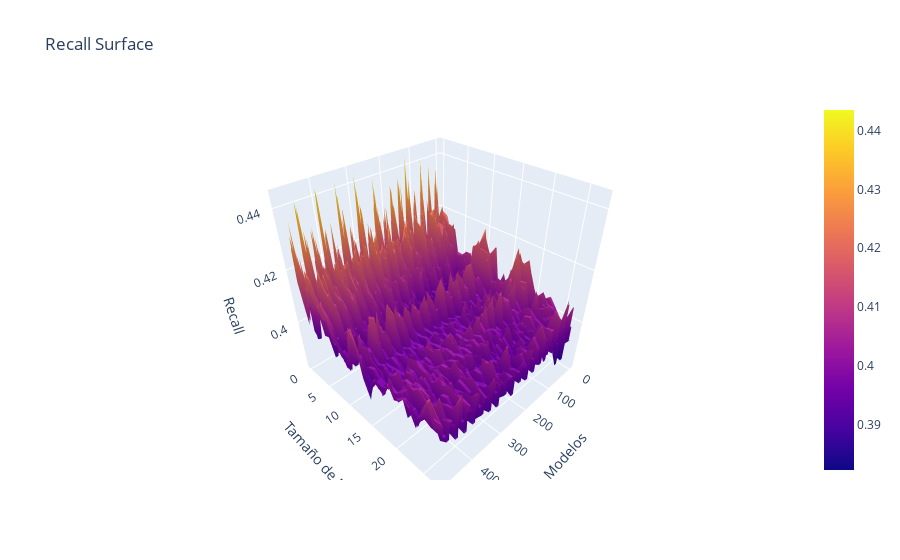

This figure's notebook cell:
### Code cell
fig3 = go.Figure(data=[go.Surface(z=n_est_mod_results['Recall'])])

fig3.update_layout(title='Recall Surface', autosize=True,
                   scene = dict(xaxis_title='Modelos',
                                yaxis_title='Tamaño de N',
                                zaxis_title='Recall'))

fig3.show()
fig3.write_html('Rec_Forest_Normal.html')

### Figure 1 — Plotly figure (JSON) as saved in the notebook; plotly's stock layout.template omitted (floating-point values rounded to 4 significant figures; data arrays with more than 128 entries replaced by an {"elided": "..."} marker saying what was removed)
{"data": [{"type": "surface", "z": {"elided": "28x486 float values"}}], "layout": {"autosize": true, "scene": {"xaxis": {"title": {"text": "Modelos"}}, "yaxis": {"title": {"text": "Tamaño de N"}}, "zaxis": {"title": {"text": "Recall"}}}, "title": {"text": "Recall Surface"}}}
